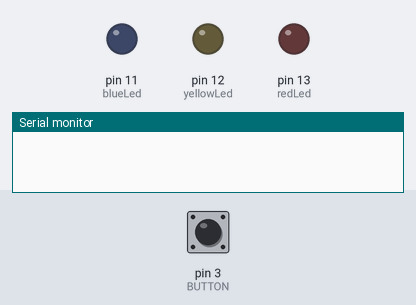
Bench run of a sketch on a simulated Arduino Uno, built with avr-gcc and run on an emulated ATmega328P. On the bench: output pins drawn as LEDs (lit = HIGH), the last lines printed to the serial monitor. Dashed ring = blinking. Inputs (shaded band) come from the test bench; at power-on: pin 3 (BUTTON) LOW.

Above: at 1.2 s.
1.3 s: pin 3 (BUTTON) pulled HIGH for 3.2 s
At 5.2 s:
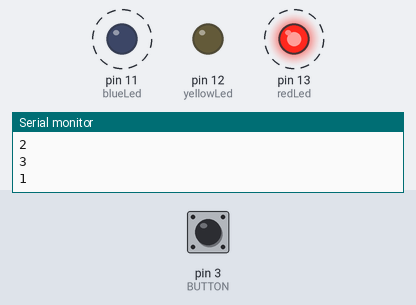
6.0 s: pin 3 (BUTTON) pulled HIGH for 0.15 s
At 6.5 s:
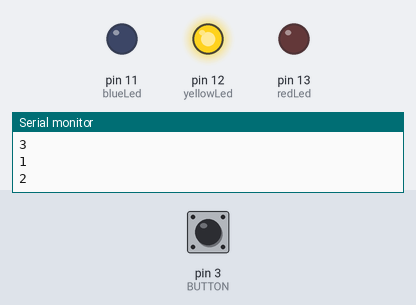
7.6 s: pin 3 (BUTTON) pulled HIGH for 1 s
At 8.0 s:
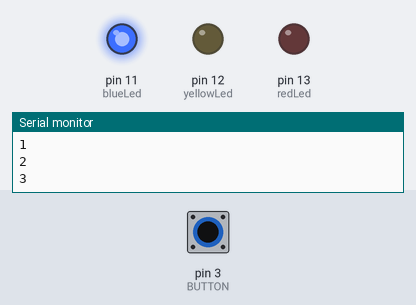
Timing chart, 0 to 10.6 s (numbered marks = the images above; inputs shaded):
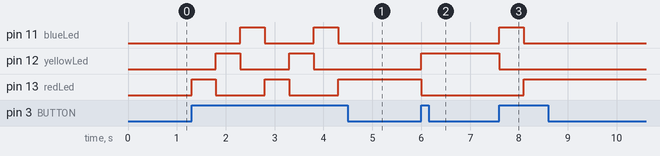

The sketch:

homework_1.ino
```cpp
const int BUTTON = 3;
const int redLed = 13;
const int yellowLed = 12;
const int blueLed = 11;
int BUTTONstate = 0;

int count_value =0;
int prestate =0;

void setup()
{
  pinMode(BUTTON, INPUT);
  pinMode(redLed, OUTPUT);
  pinMode(yellowLed, OUTPUT);
  pinMode(blueLed, OUTPUT);
  Serial.begin(9600);
}

void loop()
{
  BUTTONstate = digitalRead(BUTTON);

  if (BUTTONstate == HIGH  && prestate == 0)
  {
    count_value++;
    Serial.println(count_value);

    if (count_value == 1) {
      digitalWrite(redLed, HIGH);
      digitalWrite(yellowLed, LOW);
      digitalWrite(blueLed, LOW);
      delay(500);
      prestate = 1;
    } else if (count_value == 2) {
      digitalWrite(yellowLed, HIGH);
      digitalWrite(redLed, LOW);
      digitalWrite(blueLed, LOW);
      delay(500);
      prestate = 1;
    }
    else if (count_value == 3) {
      digitalWrite(blueLed, HIGH);
      digitalWrite(redLed, LOW);
      digitalWrite(yellowLed, LOW);
      delay(500);
      count_value = 0;
      prestate = 1;
    }

  }
  else{
    prestate = 0;
  }
}
```

Measured:
- after the input at 1.3 s, pin 11 (blueLed): alternates HIGH for 0.50 s and LOW for 1.0 s, starting after 1.0 s; pin 12 (yellowLed): alternates HIGH for 0.50 s and LOW for 1.0 s, 4 changes in all, then stays LOW, starting after 0.50 s; pin 13 (redLed): alternates HIGH for 0.50 s and LOW for 1.0 s, starting at once
- after the input at 6.0 s, pin 12 (yellowLed): LOW → HIGH at once; pin 13 (redLed): HIGH → LOW at once
- after the input at 7.6 s, pin 11 (blueLed): LOW → HIGH at once, → LOW 0.50 s later; pin 12 (yellowLed): HIGH → LOW at once; pin 13 (redLed): LOW → HIGH after 0.50 s
